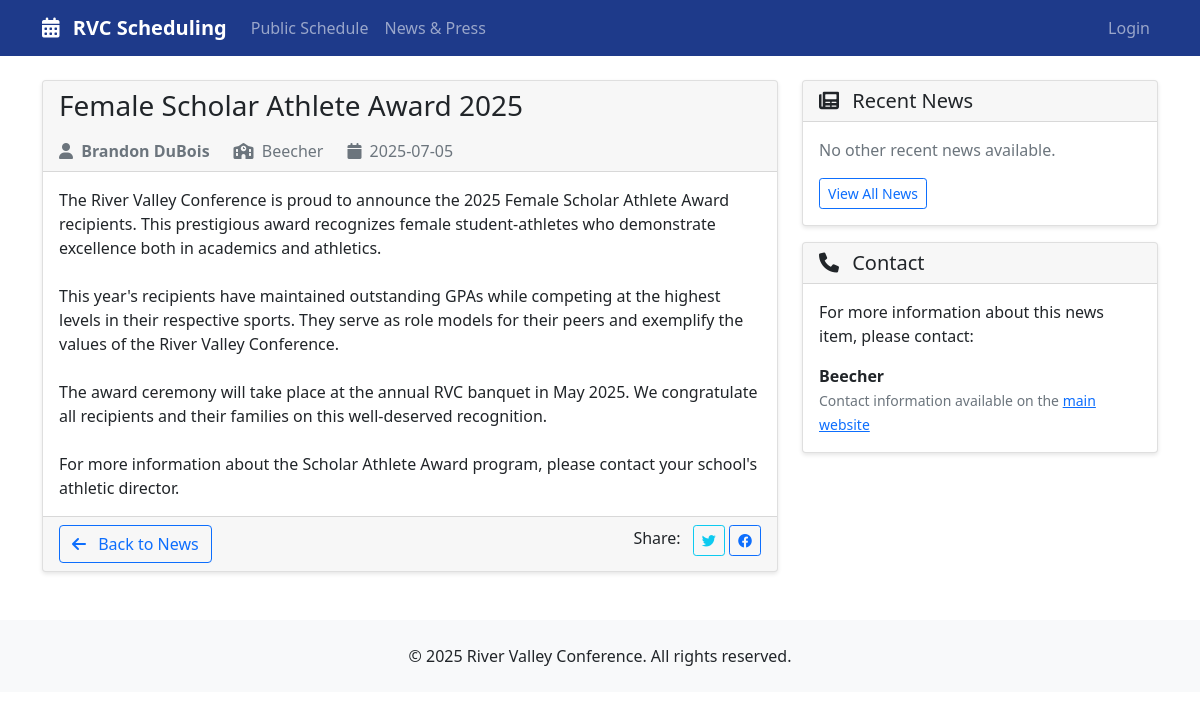
Page /press_releases/1 on the committed database.
### tables this page shows
CREATE TABLE press_releases (
                id INTEGER PRIMARY KEY AUTOINCREMENT,
                title TEXT NOT NULL,
                content TEXT NOT NULL,
                author_id INTEGER NOT NULL,
                author_name TEXT NOT NULL,
                school_name TEXT NOT NULL,
                attachment_filename TEXT,
                attachment_path TEXT,
                published BOOLEAN DEFAULT 1,
                created_at TIMESTAMP DEFAULT CURRENT_TIMESTAMP,
                FOREIGN KEY (author_id) REFERENCES users (id)
            );

### app.py (the view)
@app.route('/press_releases/<int:id>')
def press_release_detail(id):
    with get_db() as conn:
        release = conn.execute('''
            SELECT * FROM press_releases
            WHERE id = ? AND published = 1
        ''', (id,)).fetchone()
        if not release:
            flash('Press release not found', 'danger')
            return redirect(url_for('press_releases'))
    return render_template('press_release_detail.html', release=release)

### app.py (called while the page is built)
def get_db():
    conn = sqlite3.connect(DATABASE)
    conn.row_factory = sqlite3.Row
    return conn

### templates/press_release_detail.html (shortened to what this page needs)
{% extends "base.html" %}
{% block content %}
<div class="row">
    <div class="col-md-8">
        <article class="card">
            <div class="card-header">
                <h1 class="h3 mb-3">{{ release.title }}</h1>
                <div class="d-flex align-items-center text-muted">
                    <div class="me-4">
                        <i class="fas fa-user me-1"></i>
                        <strong>{{ release.author_name }}</strong>
                    </div>
                    <div class="me-4">
                        <i class="fas fa-school me-1"></i>
                        {{ release.school_name }}
                    </div>
                    <div>
                        <i class="fas fa-calendar me-1"></i>
                        {{ release.created_at[:10] }}
                    </div>
                </div>
            </div>
            <div class="card-body">
                <div class="content">
                    {{ release.content | replace('\n', '<br>') | safe }}
                </div>
            </div>
            <div class="card-footer">
                <a href="{{ url_for('press_releases') }}" class="btn btn-outline-primary">
                    <i class="fas fa-arrow-left me-2"></i>
                    Back to News
                </a>
                <div class="float-end">
                    <span class="me-2">Share:</span>
                    <a href="https://twitter.com/intent/tweet?text={{ release.title | urlencode }}&url={{ request.url | urlencode }}" target="_blank" class="btn btn-outline-info btn-sm">
                        <i class="fab fa-twitter"></i>
                    </a>
                    <a href="https://www.facebook.com/sharer/sharer.php?u={{ request.url | urlencode }}" target="_blank" class="btn btn-outline-primary btn-sm">
                        <i class="fab fa-facebook"></i>
                    </a>
                </div>
            </div>
        </article>
    </div>
    <div class="col-md-4">
        <div class="card">
            <div class="card-header">
                <h5 class="mb-0">
                    <i class="fas fa-newspaper me-2"></i>
                    Recent News
                </h5>
            </div>
            <div class="card-body">
                {% set recent_releases = [] %}
                {% if recent_releases %}
                    {% for recent in recent_releases %}
                    <div class="mb-3">
                        <h6><a href="{{ url_for('press_release_detail', id=recent.id) }}" class="text-decoration-none">{{ recent.title }}</a></h6>
                        <small class="text-muted">{{ recent.school_name }} - {{ recent.created_at[:10] }}</small>
                    </div>
                    {% endfor %}
                {% else %}
                <p class="text-muted">No other recent news available.</p>
                {% endif %}
                <div class="mt-3">
                    <a href="{{ url_for('press_releases') }}" class="btn btn-outline-primary btn-sm">
                        View All News
                    </a>
                </div>
            </div>
        </div>
        <div class="card mt-3">
            <div class="card-header">
                <h5 class="mb-0">
                    <i class="fas fa-phone me-2"></i>
                    Contact
                </h5>
            </div>
            <div class="card-body">
                <p>For more information about this news item, please contact:</p>
                <p class="mb-0">
                    <strong>{{ release.school_name }}</strong><br>
                    <small class="text-muted">
                        Contact information available on the
                        <a href="{{ url_for('public_schedule') }}">main website</a>
                    </small>
                </p>
            </div>
        </div>
    </div>
</div>
{% endblock %}

### templates/base.html (style rules this page uses)
.card { box-shadow: 0 2px 4px rgba(0,0,0,0.1); }

### rows in the picture
press_releases: title "Female Scholar Athlete Award 2025", author_name "Brandon DuBois", school_name "Beecher", created_at "2025-07-05", content "The River Valley Conference is proud to announce the 2025 Female Scholar Athlete Award recipients. This prestigious award recognizes female student-athletes who demonstrate excellence both in academics and athletics. This year's recipients have maintained outstanding GPAs while competing at the highest levels in their respective sports. They serve as role models for their peers and exemplify the values of the River Valley Conference. The award ceremony will take place at the annual RVC banquet in May 2025. We congratulate all recipients and their families on this well-deserved recognition. For more information about the Scholar Athlete Award program, please contact your school's athletic…"
